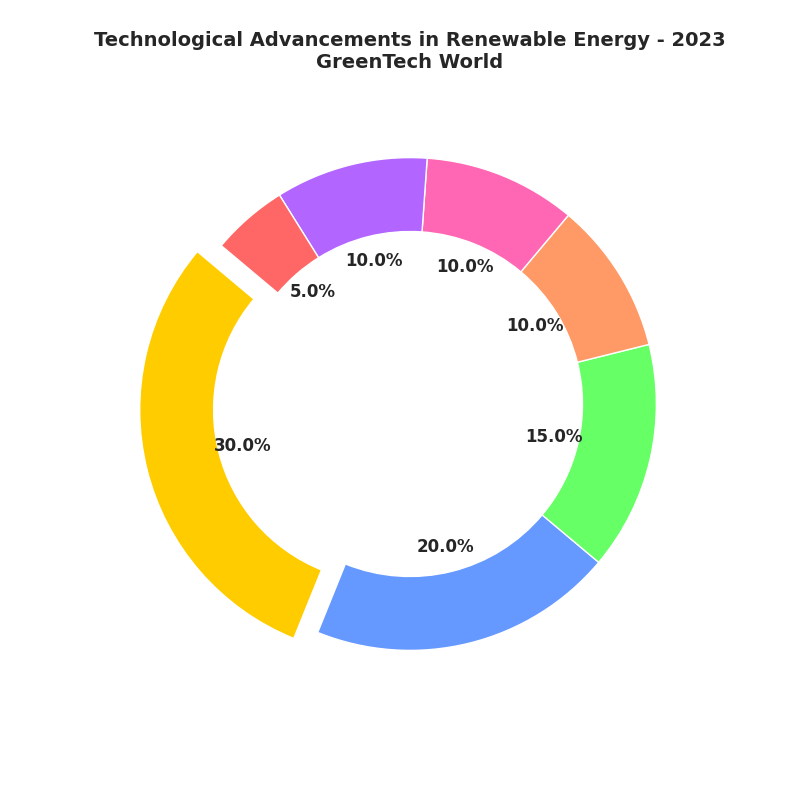

Python code for this plot:
import matplotlib.pyplot as plt

technologies = ['Solar Power', 'Wind Energy', 'Hydroelectric', 'Geothermal', 'Biomass', 'Fusion Energy', 'Tidal Power']
shares = [30, 20, 15, 10, 10, 10, 5]
colors = ['#ffcc00', '#6699ff', '#66ff66', '#ff9966', '#ff66b3', '#b366ff', '#ff6666']
explode = (0.1, 0, 0, 0, 0, 0, 0)

fig, ax = plt.subplots(figsize=(8, 8))
wedges, texts, autotexts = ax.pie(
    shares, 
    labels=technologies, 
    autopct='%1.1f%%', 
    startangle=140, 
    colors=colors, 
    explode=explode, 
    wedgeprops={'width': 0.3}  # This makes it a donut chart
)

plt.setp(texts, size=10, weight='bold', color='white')
plt.setp(autotexts, size=12, weight='bold')

plt.title(
    'Technological Advancements in Renewable Energy - 2023\nGreenTech World', 
    fontsize=14, 
    weight='bold', 
    pad=20
)

plt.show()
